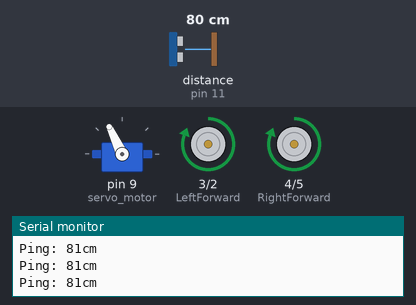
This sketch was run on a simulated Arduino Uno, built with avr-gcc and run on an emulated ATmega328P. Parts: servo, motor-driver pin pairs drawn as motors (green arrow = first pin HIGH = forward, orange = second pin HIGH = backward, longer = more drive), the last lines printed to the serial monitor. The test bench sets the inputs (shaded band); at power-on: distance to the obstacle (sensor on pin 11) 80 cm. The echo pulse lasts 58.3 µs per cm.

Above: at 3.2 s.
3.3 s: distance to the obstacle (sensor on pin 11) set to 23 cm
4.8 s: distance to the obstacle (sensor on pin 11) set to 19 cm
At 6.3 s:
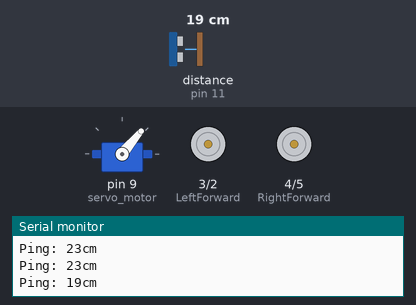
7.8 s: distance to the obstacle (sensor on pin 11) set to 250 cm
At 8.2 s:
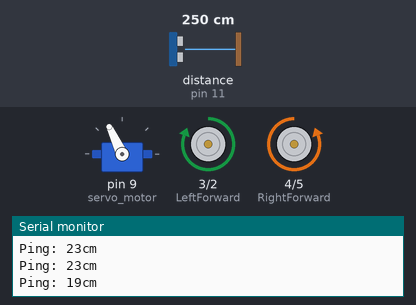
9.9 s: distance to the obstacle (sensor on pin 11) set to 2 cm
At 12.4 s:
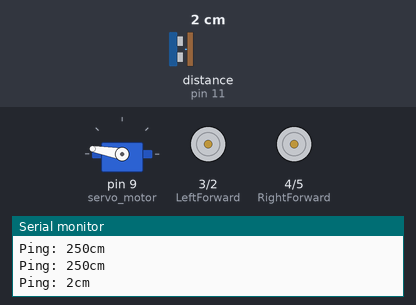
12.9 s: distance to the obstacle (sensor on pin 11) set to 35 cm
At 13.48 s:
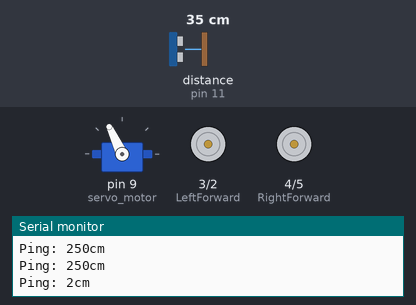
Timing chart, 0 to 15.9 s (numbered marks = the images above; inputs shaded):
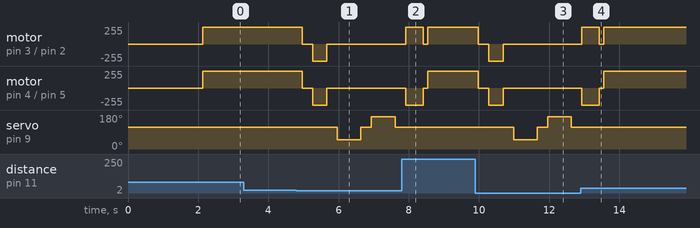

Measured:
- the behaviour switches between 21 and 20 cm on distance to the obstacle (sensor on pin 11) (found by bisection; images 0 and 1)
- after the input at 4.8 s, motor on pin 3 (LeftForward) / pin 2 (LeftBackward), motor on pin 4 (RightForward) / pin 5 (RightBackward): forward 255/255 → stopped after 0.17 s, → backward 255/255 0.30 s later, → stopped 0.40 s later; servo on pin 9 (servo_motor): 115° → 50° after 1.2 s, → 115° 0.67 s later, → 170° 0.30 s later, → 115° 0.67 s later
- after the input at 7.8 s, servo on pin 9 (servo_motor): stays 115° (without the input it goes to 50° after 1.7 s)
- after the input at 9.9 s, motor on pin 3 (LeftForward) / pin 2 (LeftBackward), motor on pin 4 (RightForward) / pin 5 (RightBackward): forward 255/255 → stopped after 0.09 s, → backward 255/255 0.30 s later, → stopped 0.40 s later; servo on pin 9 (servo_motor): 115° → 50° after 1.1 s, → 115° 0.67 s later, → 170° 0.30 s later, → 115° 0.67 s later
- after the input at 12.9 s, servo on pin 9 (servo_motor): stays 115° (without the input it goes to 50° after 1.6 s)

The sketch:

obstacleavoidancewithservomotor.ino
```cpp
#include <Servo.h> // Servo motor library
#include <NewPing.h> // Ultrasonic sensor function library

const int LeftForward = 3;   // L298N control pins
const int LeftBackward = 2;
const int RightForward = 4;
const int RightBackward = 5;

#define trig_pin 10 // Sensor pins - analog input 1
#define echo_pin 11 // Analog input 2
#define maximum_distance 200

boolean goesForward = false;
int distance = 0; // Initialize distance to 0

NewPing sonar(trig_pin, echo_pin, maximum_distance); // Sensor function
Servo servo_motor; // Servo name

void setup() {
  Serial.begin(9600);
  pinMode(RightForward, OUTPUT);
  pinMode(LeftForward, OUTPUT);
  pinMode(LeftBackward, OUTPUT);
  pinMode(RightBackward, OUTPUT);
  servo_motor.attach(9); // Servo pin
  servo_motor.write(115);
  delay(2000);
  distance = readPing(); // Update distance after initialization
}

void loop() {
  int distanceRight = 0;
  int distanceLeft = 0;
  delay(50);
  Serial.print("Ping: ");
  Serial.print(distance); // Print the current distance
  Serial.println("cm");

  if (distance <= 20) {
    moveStop();
    delay(300);
    moveBackward();
    delay(400);
    moveStop();
    delay(300);
    distanceRight = lookRight();
    delay(300);
    distanceLeft = lookLeft();
    delay(300);

    if (distanceRight >= distanceLeft) {
      turnRight();
      moveStop();
    } else {
      turnLeft();
      moveStop();
    }
  } else {
    moveForward();
  }

  distance = readPing(); // Update the distance in each iteration
}

int lookRight() {
  servo_motor.write(50);
  delay(500);
  int distance = readPing();
  delay(100);
  servo_motor.write(115);
  return distance;
}

int lookLeft() {
  servo_motor.write(170);
  delay(500);
  int distance = readPing();
  delay(100);
  servo_motor.write(115);
  return distance;
}

int readPing() {
  delay(70);
  int cm = sonar.ping_cm();
  if (cm == 0) {
    cm = 250;
  }
  return cm;
}

void moveStop() {
  digitalWrite(RightForward, LOW);
  digitalWrite(LeftForward, LOW);
  digitalWrite(RightBackward, LOW);
  digitalWrite(LeftBackward, LOW);
}

void moveForward() {
  if (!goesForward) {
    goesForward = true;
    digitalWrite(LeftForward, HIGH);
    digitalWrite(RightForward, HIGH);
    digitalWrite(LeftBackward, LOW);
    digitalWrite(RightBackward, LOW);
  }
}

void moveBackward() {
  goesForward = false;
  digitalWrite(LeftBackward, HIGH);
  digitalWrite(RightBackward, HIGH);
  digitalWrite(LeftForward, LOW);
  digitalWrite(RightForward, LOW);
}

void turnRight() {
  digitalWrite(LeftForward, HIGH);
  digitalWrite(RightBackward, HIGH);
  digitalWrite(LeftBackward, LOW);
  digitalWrite(RightForward, LOW);
  delay(500);
  digitalWrite(LeftForward, HIGH);
  digitalWrite(RightForward, HIGH);
  digitalWrite(LeftBackward, LOW);
  digitalWrite(RightBackward, LOW);
}

void turnLeft() {
  digitalWrite(LeftBackward, HIGH);
  digitalWrite(RightForward, HIGH);
  digitalWrite(LeftForward, LOW);
  digitalWrite(RightBackward, LOW);
  delay(500);
  digitalWrite(LeftForward, HIGH);
  digitalWrite(RightForward, HIGH);
  digitalWrite(LeftBackward, LOW);
  digitalWrite(RightBackward, LOW);
}
```
